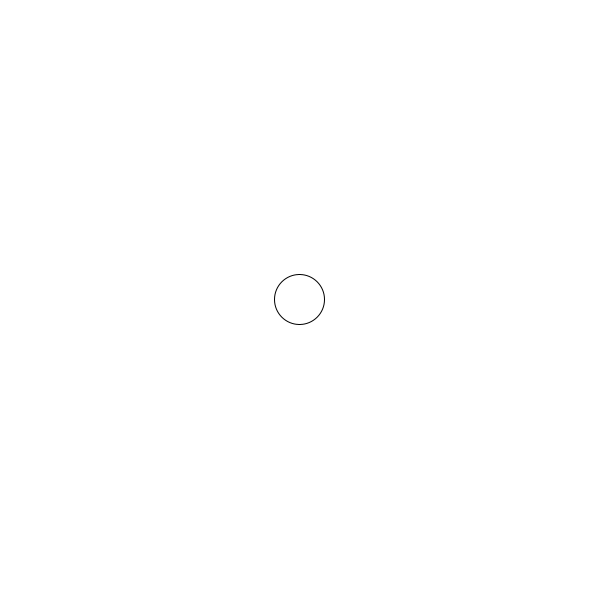
Frame 1 (no input)
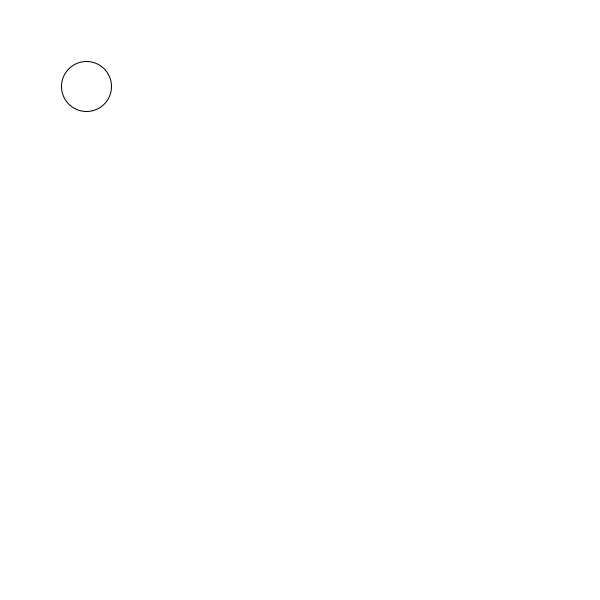
Frame 60 (the mouse pressed at the canvas centre just before this capture)
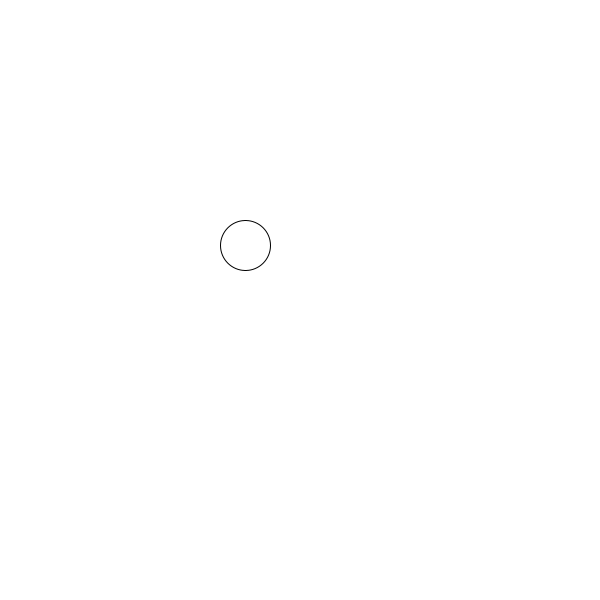
Frame 120 (the mouse held since frame 60 and released just before this capture)

The Processing sketch that drew these frames (run headless with seeded random() and noise(); from frame 60 on, the mouse is pressed at the canvas centre):

// Processing sketch: pvectorDemo
// ── pvectorDemo.pde
//ideas from https://processing.org/tutorials/pvector/

PVector location, velocity, acceleration;

void setup() {
  size(600, 600);
  location = new PVector(width/2, height/2);
  velocity = new PVector(0, 0);
  //acceleration = new PVector(-0.001, 0.01);
}

void draw() {
  background(255);
  
  //update acceleration
  PVector mouse = new PVector(mouseX, mouseY);
  PVector dir = PVector.sub(mouse, location);
 
  dir.normalize();
  dir.mult(0.5);
  acceleration = dir;
  
  velocity.limit(5);
  //acceleration = new PVector(random(-1, 1), random(-1, 1));
  
  //move
  velocity.add(acceleration);
  location.add(velocity);
  stayOnScreen();
  
  //display
  ellipse(location.x, location.y, 50, 50);
}

void stayOnScreen() {
  if (location.x > width) {
    location.x = 0;
  }
  else if (location.x < 0) {
    location.x = width;
  }
  
  if (location.y > height) {
    location.y = 0;
  }
  else if (location.y < 0) {
    location.y = height;
  }
  
}
